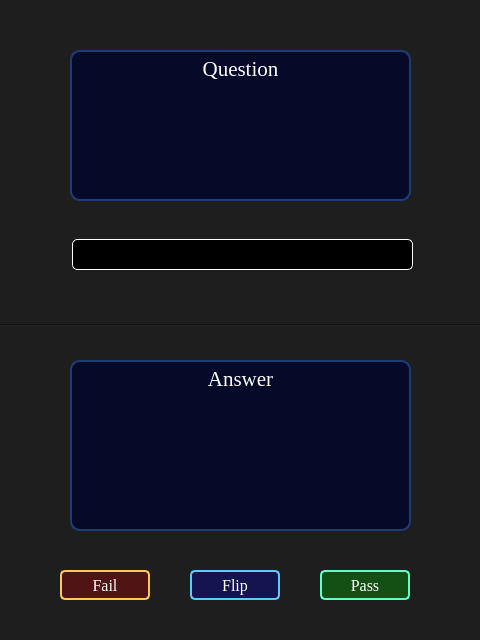
<?xml version="1.0" encoding="UTF-8"?>
<ui version="4.0">
 <class>TypeFlashCardWidget</class>
 <widget class="QWidget" name="TypeFlashCardWidget">
  <property name="geometry">
   <rect>
    <x>0</x>
    <y>0</y>
    <width>480</width>
    <height>640</height>
   </rect>
  </property>
  <property name="minimumSize">
   <size>
    <width>480</width>
    <height>640</height>
   </size>
  </property>
  <property name="maximumSize">
   <size>
    <width>480</width>
    <height>640</height>
   </size>
  </property>
  <property name="font">
   <font>
    <family>Times New Roman</family>
    <pointsize>10</pointsize>
   </font>
  </property>
  <property name="windowTitle">
   <string>Review</string>
  </property>
  <property name="styleSheet">
   <string notr="true">background-color:rgb(30, 30, 30); color:white;</string>
  </property>
  <widget class="QPushButton" name="PassButton">
   <property name="geometry">
    <rect>
     <x>320</x>
     <y>570</y>
     <width>90</width>
     <height>30</height>
    </rect>
   </property>
   <property name="sizePolicy">
    <sizepolicy hsizetype="Fixed" vsizetype="Fixed">
     <horstretch>0</horstretch>
     <verstretch>0</verstretch>
    </sizepolicy>
   </property>
   <property name="minimumSize">
    <size>
     <width>90</width>
     <height>30</height>
    </size>
   </property>
   <property name="maximumSize">
    <size>
     <width>90</width>
     <height>30</height>
    </size>
   </property>
   <property name="font">
    <font>
     <family>Times New Roman</family>
     <pointsize>12</pointsize>
    </font>
   </property>
   <property name="styleSheet">
    <string notr="true">background-color:rgb(20,80,20); border-radius:5px; border: 2px solid rgb(100,255,200);</string>
   </property>
   <property name="text">
    <string>Pass</string>
   </property>
  </widget>
  <widget class="QPushButton" name="FailButton">
   <property name="geometry">
    <rect>
     <x>60</x>
     <y>570</y>
     <width>90</width>
     <height>30</height>
    </rect>
   </property>
   <property name="sizePolicy">
    <sizepolicy hsizetype="Fixed" vsizetype="Fixed">
     <horstretch>0</horstretch>
     <verstretch>0</verstretch>
    </sizepolicy>
   </property>
   <property name="minimumSize">
    <size>
     <width>90</width>
     <height>30</height>
    </size>
   </property>
   <property name="maximumSize">
    <size>
     <width>90</width>
     <height>30</height>
    </size>
   </property>
   <property name="font">
    <font>
     <family>Times New Roman</family>
     <pointsize>12</pointsize>
    </font>
   </property>
   <property name="styleSheet">
    <string notr="true">background-color:rgb(80,20,20); border-radius:5px; border: 2px solid rgb(255,200,100)</string>
   </property>
   <property name="text">
    <string>Fail</string>
   </property>
  </widget>
  <widget class="QLabel" name="AnswerLabel">
   <property name="geometry">
    <rect>
     <x>70</x>
     <y>360</y>
     <width>341</width>
     <height>171</height>
    </rect>
   </property>
   <property name="font">
    <font>
     <family>Times New Roman</family>
     <pointsize>16</pointsize>
    </font>
   </property>
   <property name="styleSheet">
    <string notr="true">background-color:rgb(5,10,40); border: 2px solid rgb(30, 60, 120); border-radius:10px;</string>
   </property>
   <property name="frameShadow">
    <enum>QFrame::Sunken</enum>
   </property>
   <property name="lineWidth">
    <number>5</number>
   </property>
   <property name="text">
    <string>Answer</string>
   </property>
   <property name="textFormat">
    <enum>Qt::PlainText</enum>
   </property>
   <property name="alignment">
    <set>Qt::AlignHCenter|Qt::AlignTop</set>
   </property>
   <property name="wordWrap">
    <bool>true</bool>
   </property>
  </widget>
  <widget class="Line" name="line">
   <property name="geometry">
    <rect>
     <x>0</x>
     <y>320</y>
     <width>480</width>
     <height>10</height>
    </rect>
   </property>
   <property name="sizePolicy">
    <sizepolicy hsizetype="Fixed" vsizetype="Fixed">
     <horstretch>0</horstretch>
     <verstretch>0</verstretch>
    </sizepolicy>
   </property>
   <property name="minimumSize">
    <size>
     <width>480</width>
     <height>0</height>
    </size>
   </property>
   <property name="orientation">
    <enum>Qt::Horizontal</enum>
   </property>
  </widget>
  <widget class="QLabel" name="QuestionLabel">
   <property name="geometry">
    <rect>
     <x>70</x>
     <y>50</y>
     <width>341</width>
     <height>151</height>
    </rect>
   </property>
   <property name="font">
    <font>
     <family>Times New Roman</family>
     <pointsize>16</pointsize>
    </font>
   </property>
   <property name="styleSheet">
    <string notr="true">background-color:rgb(5,10,40); border: 2px solid rgb(30, 60, 120); border-radius:10px;</string>
   </property>
   <property name="frameShadow">
    <enum>QFrame::Sunken</enum>
   </property>
   <property name="lineWidth">
    <number>5</number>
   </property>
   <property name="text">
    <string>Question</string>
   </property>
   <property name="textFormat">
    <enum>Qt::PlainText</enum>
   </property>
   <property name="alignment">
    <set>Qt::AlignHCenter|Qt::AlignTop</set>
   </property>
   <property name="wordWrap">
    <bool>true</bool>
   </property>
  </widget>
  <widget class="QLineEdit" name="lineEdit">
   <property name="geometry">
    <rect>
     <x>72</x>
     <y>239</y>
     <width>341</width>
     <height>31</height>
    </rect>
   </property>
   <property name="font">
    <font>
     <family>Times New Roman</family>
     <pointsize>16</pointsize>
    </font>
   </property>
   <property name="autoFillBackground">
    <bool>false</bool>
   </property>
   <property name="styleSheet">
    <string notr="true">background-color:black;
color:white;
 border-radius: 5px;
 border: 1px solid white;</string>
   </property>
  </widget>
  <widget class="QPushButton" name="FlipButton">
   <property name="geometry">
    <rect>
     <x>190</x>
     <y>570</y>
     <width>90</width>
     <height>30</height>
    </rect>
   </property>
   <property name="sizePolicy">
    <sizepolicy hsizetype="Fixed" vsizetype="Fixed">
     <horstretch>0</horstretch>
     <verstretch>0</verstretch>
    </sizepolicy>
   </property>
   <property name="minimumSize">
    <size>
     <width>90</width>
     <height>30</height>
    </size>
   </property>
   <property name="maximumSize">
    <size>
     <width>90</width>
     <height>30</height>
    </size>
   </property>
   <property name="font">
    <font>
     <family>Times New Roman</family>
     <pointsize>12</pointsize>
    </font>
   </property>
   <property name="styleSheet">
    <string notr="true">background-color:rgb(20,20,80); border-radius:5px; border: 2px solid rgb(100,200,255);</string>
   </property>
   <property name="text">
    <string>Flip</string>
   </property>
  </widget>
 </widget>
 <resources/>
 <connections/>
</ui>
